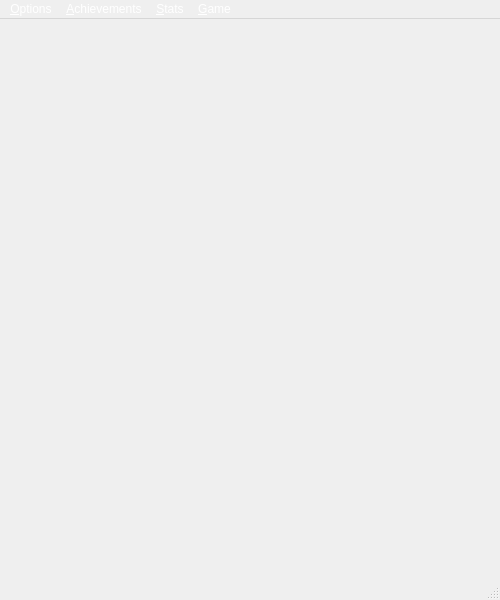
<?xml version="1.0" encoding="UTF-8"?>
<ui version="4.0">
 <class>shooter</class>
 <widget class="QMainWindow" name="shooter">
  <property name="geometry">
   <rect>
    <x>0</x>
    <y>0</y>
    <width>500</width>
    <height>600</height>
   </rect>
  </property>
  <property name="windowTitle">
   <string>shooter</string>
  </property>
  <property name="styleSheet">
   <string notr="true">background-image: url(:/images/kosmos.jpg);color:white;</string>
  </property>
  <widget class="QWidget" name="centralWidget">
   <widget class="QLabel" name="tank">
    <property name="geometry">
     <rect>
      <x>0</x>
      <y>0</y>
      <width>40</width>
      <height>40</height>
     </rect>
    </property>
    <property name="styleSheet">
     <string notr="true">background-image: url(:/images/turrel.png);</string>
    </property>
    <property name="text">
     <string/>
    </property>
   </widget>
  </widget>
  <widget class="QStatusBar" name="statusBar">
   <property name="styleSheet">
    <string notr="true">background:none;</string>
   </property>
  </widget>
  <widget class="QMenuBar" name="menuBar">
   <property name="geometry">
    <rect>
     <x>0</x>
     <y>0</y>
     <width>500</width>
     <height>30</height>
    </rect>
   </property>
   <widget class="QMenu" name="menuOptions">
    <property name="enabled">
     <bool>false</bool>
    </property>
    <property name="title">
     <string>&amp;Options</string>
    </property>
   </widget>
   <widget class="QMenu" name="menuNextAchievemnts">
    <property name="enabled">
     <bool>false</bool>
    </property>
    <property name="title">
     <string>&amp;Achievements</string>
    </property>
   </widget>
   <widget class="QMenu" name="menuStats">
    <property name="enabled">
     <bool>false</bool>
    </property>
    <property name="title">
     <string>&amp;Stats</string>
    </property>
   </widget>
   <widget class="QMenu" name="menuGame">
    <property name="enabled">
     <bool>false</bool>
    </property>
    <property name="title">
     <string>&amp;Game</string>
    </property>
   </widget>
   <addaction name="menuOptions"/>
   <addaction name="menuNextAchievemnts"/>
   <addaction name="menuStats"/>
   <addaction name="menuGame"/>
  </widget>
 </widget>
 <layoutdefault spacing="6" margin="11"/>
 <resources/>
 <connections/>
</ui>
